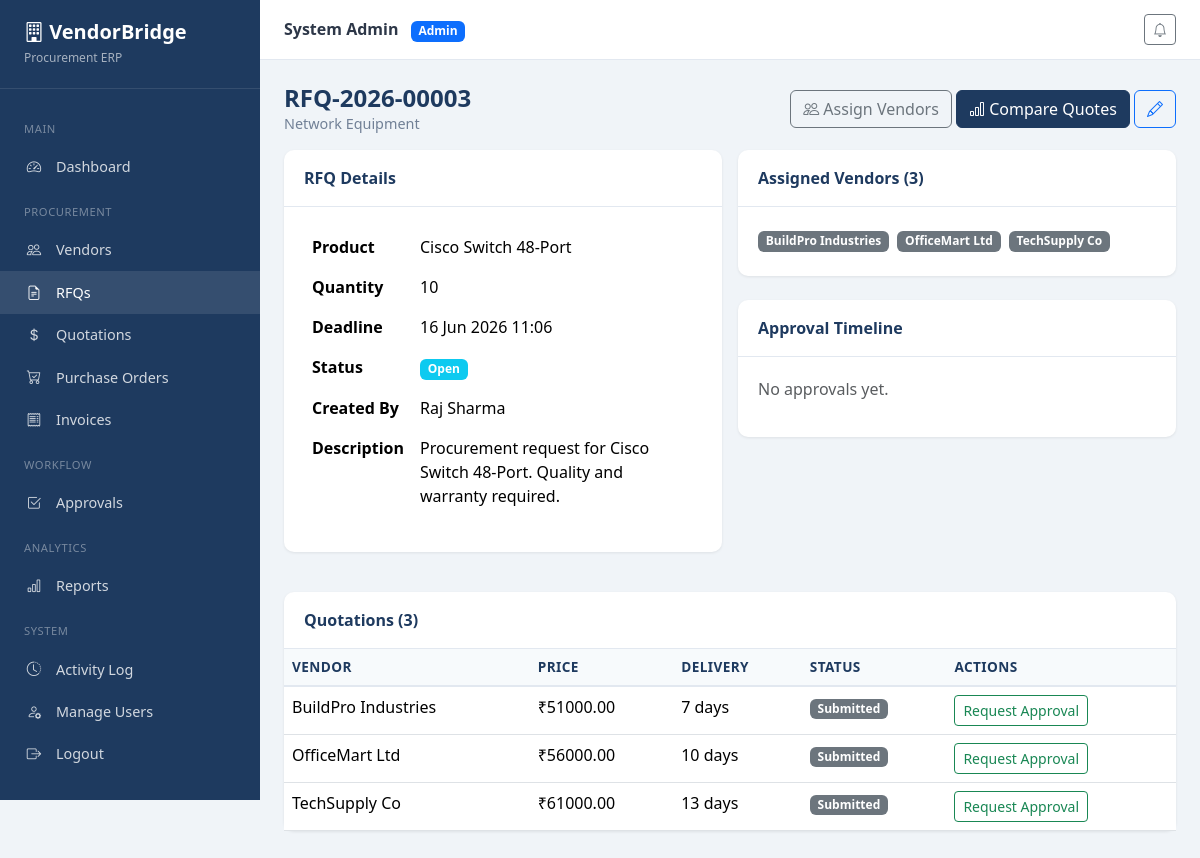
Screenshot of /procurement/rfq/3/ (signed in) with the database file from the repository.
### accounts/models.py (models this page shows, shortened)
class User(AbstractUser):
    ROLE_ADMIN = 'admin'
    ROLE_PROCUREMENT = 'procurement_officer'
    ROLE_VENDOR = 'vendor'
    ROLE_MANAGER = 'manager'
    ROLE_CHOICES = [
        (ROLE_ADMIN, 'Admin'),
        (ROLE_PROCUREMENT, 'Procurement Officer'),
        (ROLE_VENDOR, 'Vendor'),
        (ROLE_MANAGER, 'Manager / Approver'),
    ]
    role = models.CharField(max_length=30, choices=ROLE_CHOICES, default=ROLE_PROCUREMENT)
    phone = models.CharField(max_length=20, blank=True)
    created_at = models.DateTimeField(auto_now_add=True)
    class Meta:
        ordering = ['username']
    @property
    def is_admin_role(self):
        return self.role == self.ROLE_ADMIN or self.is_superuser
    @property
    def is_vendor_role(self):
        return self.role == self.ROLE_VENDOR

### procurement/models.py (models this page shows, shortened)
class RFQ(models.Model):
    STATUS_DRAFT = 'draft'
    STATUS_OPEN = 'open'
    STATUS_CLOSED = 'closed'
    STATUS_AWARDED = 'awarded'
    STATUS_CHOICES = [
        (STATUS_DRAFT, 'Draft'),
        (STATUS_OPEN, 'Open'),
        (STATUS_CLOSED, 'Closed'),
        (STATUS_AWARDED, 'Awarded'),
    ]
    rfq_number = models.CharField(max_length=30, unique=True, default=generate_rfq_number)
    title = models.CharField(max_length=200)
    product_name = models.CharField(max_length=200)
    description = models.TextField()
    quantity = models.PositiveIntegerField(default=1)
    deadline = models.DateTimeField()
    attachment = models.FileField(upload_to='rfq_attachments/', blank=True, null=True)
    assigned_vendors = models.ManyToManyField(Vendor, blank=True, related_name='assigned_rfqs')
    created_by = models.ForeignKey(
        settings.AUTH_USER_MODEL,
        on_delete=models.SET_NULL,
        null=True,
        related_name='created_rfqs',
    )
    status = models.CharField(max_length=20, choices=STATUS_CHOICES, default=STATUS_OPEN)
    created_at = models.DateTimeField(auto_now_add=True)
    class Meta:
        ordering = ['-created_at']
        verbose_name = 'RFQ'
        verbose_name_plural = 'RFQs'

class Quotation(models.Model):
    STATUS_DRAFT = 'draft'
    STATUS_SUBMITTED = 'submitted'
    STATUS_SELECTED = 'selected'
    STATUS_REJECTED = 'rejected'
    STATUS_CHOICES = [
        (STATUS_DRAFT, 'Draft'),
        (STATUS_SUBMITTED, 'Submitted'),
        (STATUS_SELECTED, 'Selected'),
        (STATUS_REJECTED, 'Rejected'),
    ]
    rfq = models.ForeignKey(RFQ, on_delete=models.CASCADE, related_name='quotations')
    vendor = models.ForeignKey(Vendor, on_delete=models.CASCADE, related_name='quotations')
    quoted_price = models.DecimalField(max_digits=12, decimal_places=2)
    delivery_timeline = models.PositiveIntegerField(help_text='Delivery timeline in days')
    notes = models.TextField(blank=True)
    status = models.CharField(max_length=20, choices=STATUS_CHOICES, default=STATUS_SUBMITTED)
    submission_date = models.DateTimeField(auto_now_add=True)
    updated_at = models.DateTimeField(auto_now=True)
    class Meta:
        ordering = ['quoted_price']
        unique_together = ['rfq', 'vendor']

### vendors/models.py (models this page shows, shortened)
class Vendor(models.Model):
    STATUS_ACTIVE = 'active'
    STATUS_INACTIVE = 'inactive'
    STATUS_CHOICES = [
        (STATUS_ACTIVE, 'Active'),
        (STATUS_INACTIVE, 'Inactive'),
    ]
    CATEGORY_CHOICES = [
        ('it', 'IT & Software'),
        ('office', 'Office Supplies'),
        ('manufacturing', 'Manufacturing'),
        ('services', 'Professional Services'),
        ('logistics', 'Logistics'),
        ('other', 'Other'),
    ]
    user = models.OneToOneField(
        settings.AUTH_USER_MODEL,
        on_delete=models.SET_NULL,
        null=True,
        blank=True,
        related_name='vendor_profile',
    )
    vendor_name = models.CharField(max_length=150)
    company_name = models.CharField(max_length=200)
    category = models.CharField(max_length=50, choices=CATEGORY_CHOICES, default='other')
    gst_number = models.CharField(max_length=20, blank=True)
    email = models.EmailField()
    phone = models.CharField(max_length=20)
    address = models.TextField()
    status = models.CharField(max_length=20, choices=STATUS_CHOICES, default=STATUS_ACTIVE)
    rating = models.DecimalField(max_digits=3, decimal_places=1, default=4.0)
    created_at = models.DateTimeField(auto_now_add=True)
    class Meta:
        ordering = ['company_name']

### procurement/views.py (the view)
# urls.py: path('rfq/<int:pk>/', views.rfq_detail, name='rfq_detail'),
@login_required
@role_required(User.ROLE_ADMIN, User.ROLE_PROCUREMENT)
def rfq_detail(request, pk):
    rfq = get_object_or_404(RFQ, pk=pk)
    quotations = rfq.quotations.select_related('vendor').all()
    approvals = rfq.approvals.select_related('approver', 'quotation').all()
    return render(request, 'procurement/rfq_detail.html', {
        'rfq': rfq,
        'quotations': quotations,
        'approvals': approvals,
    })

### core/context_processors.py (called while the page is built)
def notifications_processor(request):
    if request.user.is_authenticated:
        unread = request.user.notifications.filter(is_read=False).count()
        recent = request.user.notifications.all()[:5]
        return {'unread_notifications': unread, 'recent_notifications': recent}
    return {'unread_notifications': 0, 'recent_notifications': []}

### templates/procurement/rfq_detail.html (shortened to what this page needs)
{% extends 'base.html' %}
{% block content %}
<div class="d-flex justify-content-between align-items-center mb-3">
    <div>
        <h1 class="page-title mb-0">{{ rfq.rfq_number }}</h1>
        <p class="page-subtitle mb-0">{{ rfq.title }}</p>
    </div>
    <div>
        <a href="{% url 'procurement:rfq_assign' rfq.pk %}" class="btn btn-outline-secondary"><i class="bi bi-people"></i> Assign Vendors</a>
        <a href="{% url 'procurement:quotation_compare' rfq.pk %}" class="btn btn-vb-primary"><i class="bi bi-bar-chart"></i> Compare Quotes</a>
        <a href="{% url 'procurement:rfq_edit' rfq.pk %}" class="btn btn-outline-primary"><i class="bi bi-pencil"></i></a>
    </div>
</div>
<div class="row g-3">
    <div class="col-lg-6">
        <div class="card-panel">
            <div class="card-header">RFQ Details</div>
            <div class="card-body">
                <table class="table table-borderless">
                    <tr><th>Product</th><td>{{ rfq.product_name }}</td></tr>
                    <tr><th>Quantity</th><td>{{ rfq.quantity }}</td></tr>
                    <tr><th>Deadline</th><td>{{ rfq.deadline|date:"d M Y H:i" }}</td></tr>
                    <tr><th>Status</th><td><span class="badge bg-info">{{ rfq.get_status_display }}</span></td></tr>
                    <tr><th>Created By</th><td>{{ rfq.created_by.get_full_name|default:"—" }}</td></tr>
                    <tr><th>Description</th><td>{{ rfq.description }}</td></tr>
                </table>
            </div>
        </div>
    </div>
    <div class="col-lg-6">
        <div class="card-panel">
            <div class="card-header">Assigned Vendors ({{ rfq.assigned_vendors.count }})</div>
            <div class="card-body">
                {% for v in rfq.assigned_vendors.all %}
                <span class="badge bg-secondary me-1 mb-1">{{ v.company_name }}</span>
                {% empty %}
                <p class="text-muted">No vendors assigned yet.</p>
                {% endfor %}
            </div>
        </div>
        <div class="card-panel">
            <div class="card-header">Approval Timeline</div>
            <div class="card-body">
                {% for a in approvals %}
                <div class="border-start border-3 ps-3 mb-3 {% if a.status == 'approved' %}border-success{% elif a.status == 'rejected' %}border-danger{% else %}border-warning{% endif %}">
                    <strong>{{ a.get_status_display }}</strong>
                    {% if a.approver %} by {{ a.approver.get_full_name }}{% endif %}
                    {% if a.approval_date %}<br><small>{{ a.approval_date|date:"d M Y H:i" }}</small>{% endif %}
                    {% if a.remarks %}<br><em>{{ a.remarks }}</em>{% endif %}
                </div>
                {% empty %}
                <p class="text-muted">No approvals yet.</p>
                {% endfor %}
            </div>
        </div>
    </div>
</div>
<div class="card-panel mt-3">
    <div class="card-header">Quotations ({{ quotations.count }})</div>
    <div class="card-body p-0">
        <table class="table table-vb mb-0">
            <thead><tr><th>Vendor</th><th>Price</th><th>Delivery</th><th>Status</th><th>Actions</th></tr></thead>
            <tbody>
                {% for q in quotations %}
                <tr>
                    <td>{{ q.vendor.company_name }}</td>
                    <td>₹{{ q.quoted_price|floatformat:2 }}</td>
                    <td>{{ q.delivery_timeline }} days</td>
                    <td><span class="badge bg-secondary">{{ q.get_status_display }}</span></td>
                    <td>
                        {% if q.status == 'submitted' %}
                        <a href="{% url 'procurement:request_approval' rfq.pk q.pk %}" class="btn btn-sm btn-outline-success">Request Approval</a>
                        {% endif %}
                    </td>
                </tr>
                {% empty %}
                <tr><td colspan="5" class="text-center text-muted">No quotations received.</td></tr>
                {% endfor %}
            </tbody>
        </table>
    </div>
</div>
{% endblock %}

### templates/partials/navbar.html (shortened to what this page needs)
<div class="topbar">
    <div class="d-flex align-items-center gap-3">
        <div>
            <strong>{{ user.get_full_name|default:user.username }}</strong>
            <span class="badge bg-primary ms-2">{{ user.get_role_display }}</span>
        </div>
    </div>
    <div class="d-flex align-items-center gap-3">
        <div class="dropdown">
            <button class="btn btn-sm btn-outline-secondary position-relative" data-bs-toggle="dropdown">
                <i class="bi bi-bell"></i>
            </button>
        </div>
    </div>
</div>

### rows the page displays
User: get_full_name "System Admin", role "Admin"
RFQ: rfq_number "RFQ-2026-00003", title "Network Equipment", product_name "Cisco Switch 48-Port", quantity "10", deadline "16 Jun 2026 11:06", status "Open", created_by.get_full_name "Raj Sharma", description "Procurement request for Cisco Switch 48-Port. Quality and warranty required.", assigned_vendors.count "3"
Vendor: company_name "BuildPro Industries"
Vendor: company_name "OfficeMart Ltd"
Vendor: company_name "TechSupply Co"
Quotation: vendor.company_name "BuildPro Industries", quoted_price "51000.00", delivery_timeline "7", status "Submitted", shows "Request Approval"
Quotation: vendor.company_name "OfficeMart Ltd", quoted_price "56000.00", delivery_timeline "10", status "Submitted", shows "Request Approval"
Quotation: vendor.company_name "TechSupply Co", quoted_price "61000.00", delivery_timeline "13", status "Submitted", shows "Request Approval"

### other values shown
{{ quotations.count }} "3"
